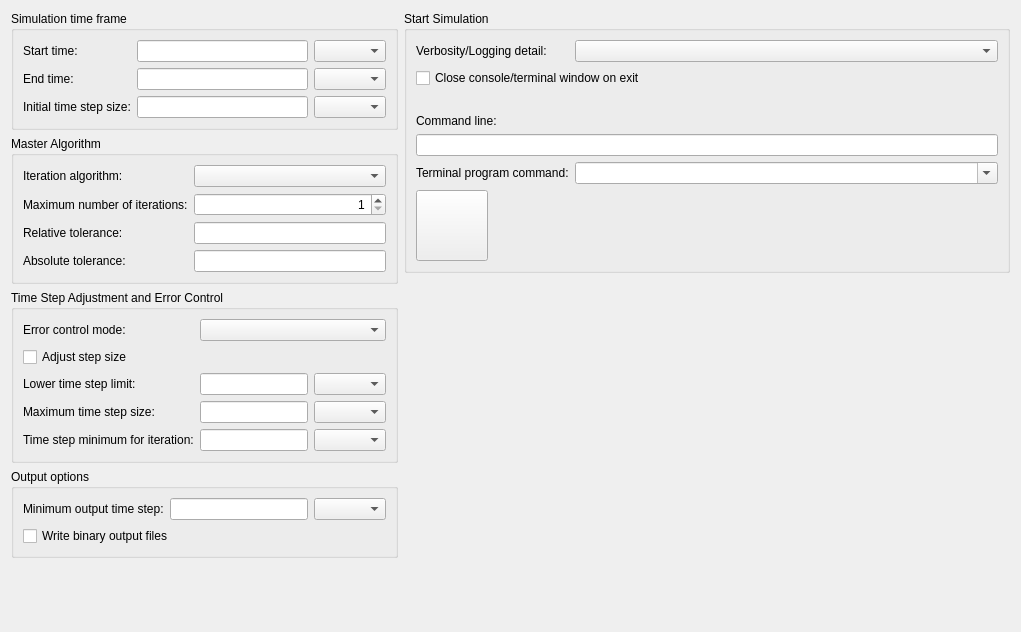
<?xml version="1.0" encoding="UTF-8"?>
<ui version="4.0">
 <class>MSIMViewSimulation</class>
 <widget class="QWidget" name="MSIMViewSimulation">
  <property name="geometry">
   <rect>
    <x>0</x>
    <y>0</y>
    <width>1021</width>
    <height>632</height>
   </rect>
  </property>
  <property name="windowTitle">
   <string>Form</string>
  </property>
  <layout class="QGridLayout" name="gridLayout_6" columnstretch="0,1">
   <item row="0" column="0" rowspan="2">
    <layout class="QVBoxLayout" name="verticalLayout">
     <item>
      <widget class="QGroupBox" name="groupBox">
       <property name="title">
        <string>Simulation time frame</string>
       </property>
       <layout class="QGridLayout" name="gridLayout_2">
        <item row="0" column="2">
         <widget class="QComboBox" name="comboBoxStartTimeUnit"/>
        </item>
        <item row="1" column="2">
         <widget class="QComboBox" name="comboBoxEndTimeUnit"/>
        </item>
        <item row="1" column="1">
         <widget class="QLineEdit" name="lineEditEndTime"/>
        </item>
        <item row="1" column="0">
         <widget class="QLabel" name="label_2">
          <property name="text">
           <string>End time:</string>
          </property>
         </widget>
        </item>
        <item row="0" column="1">
         <widget class="QLineEdit" name="lineEditStartTime"/>
        </item>
        <item row="0" column="0">
         <widget class="QLabel" name="label">
          <property name="text">
           <string>Start time:</string>
          </property>
         </widget>
        </item>
        <item row="2" column="0">
         <widget class="QLabel" name="label_15">
          <property name="text">
           <string>Initial time step size:</string>
          </property>
         </widget>
        </item>
        <item row="2" column="1">
         <widget class="QLineEdit" name="lineEditDtStart"/>
        </item>
        <item row="2" column="2">
         <widget class="QComboBox" name="comboBoxDtStartUnit"/>
        </item>
       </layout>
      </widget>
     </item>
     <item>
      <widget class="QGroupBox" name="groupBox_2">
       <property name="title">
        <string>Master Algorithm</string>
       </property>
       <layout class="QGridLayout" name="gridLayout_4">
        <item row="0" column="0">
         <widget class="QLabel" name="label_4">
          <property name="text">
           <string>Iteration algorithm:</string>
          </property>
         </widget>
        </item>
        <item row="0" column="1">
         <widget class="QComboBox" name="comboBoxMasterAlgorithm"/>
        </item>
        <item row="1" column="0">
         <widget class="QLabel" name="label_5">
          <property name="toolTip">
           <string>A value of 1 disables iteration</string>
          </property>
          <property name="text">
           <string>Maximum number of iterations:</string>
          </property>
         </widget>
        </item>
        <item row="1" column="1">
         <widget class="QSpinBox" name="spinBoxMaxIteration">
          <property name="alignment">
           <set>Qt::AlignRight|Qt::AlignTrailing|Qt::AlignVCenter</set>
          </property>
          <property name="minimum">
           <number>1</number>
          </property>
          <property name="maximum">
           <number>100</number>
          </property>
         </widget>
        </item>
        <item row="2" column="0">
         <widget class="QLabel" name="label_6">
          <property name="text">
           <string>Relative tolerance:</string>
          </property>
         </widget>
        </item>
        <item row="2" column="1">
         <widget class="QLineEdit" name="lineEditRelTol"/>
        </item>
        <item row="3" column="0">
         <widget class="QLabel" name="label_7">
          <property name="text">
           <string>Absolute tolerance:</string>
          </property>
         </widget>
        </item>
        <item row="3" column="1">
         <widget class="QLineEdit" name="lineEditAbsTol"/>
        </item>
       </layout>
      </widget>
     </item>
     <item>
      <widget class="QGroupBox" name="groupBox_4">
       <property name="title">
        <string>Time Step Adjustment and Error Control</string>
       </property>
       <layout class="QGridLayout" name="gridLayout_5">
        <item row="2" column="0">
         <widget class="QLabel" name="label_12">
          <property name="text">
           <string>Lower time step limit:</string>
          </property>
         </widget>
        </item>
        <item row="1" column="0" colspan="3">
         <widget class="QCheckBox" name="checkBoxAdjustStepSize">
          <property name="toolTip">
           <string>Can be checked when error-based time step adjustment is off and iteration algorithm is enabled.</string>
          </property>
          <property name="text">
           <string>Adjust step size</string>
          </property>
         </widget>
        </item>
        <item row="2" column="2">
         <widget class="QComboBox" name="comboBoxMinDtUnit"/>
        </item>
        <item row="3" column="0">
         <widget class="QLabel" name="label_13">
          <property name="text">
           <string>Maximum time step size:</string>
          </property>
         </widget>
        </item>
        <item row="2" column="1">
         <widget class="QLineEdit" name="lineEditDtMin">
          <property name="toolTip">
           <string>If time step is reduced below this limit, simulation is stopped.</string>
          </property>
         </widget>
        </item>
        <item row="0" column="0">
         <widget class="QLabel" name="label_11">
          <property name="text">
           <string>Error control mode:</string>
          </property>
         </widget>
        </item>
        <item row="0" column="1" colspan="2">
         <widget class="QComboBox" name="comboBoxErrorControl"/>
        </item>
        <item row="3" column="1">
         <widget class="QLineEdit" name="lineEditDtMax"/>
        </item>
        <item row="4" column="0">
         <widget class="QLabel" name="label_14">
          <property name="text">
           <string>Time step minimum for iteration:</string>
          </property>
         </widget>
        </item>
        <item row="4" column="1">
         <widget class="QLineEdit" name="lineEditDtIterLimit"/>
        </item>
        <item row="3" column="2">
         <widget class="QComboBox" name="comboBoxMaxDtUnit"/>
        </item>
        <item row="4" column="2">
         <widget class="QComboBox" name="comboBoxDtIterLimitUnit"/>
        </item>
       </layout>
      </widget>
     </item>
     <item>
      <widget class="QGroupBox" name="groupBox_3">
       <property name="title">
        <string>Output options</string>
       </property>
       <layout class="QGridLayout" name="gridLayout_3">
        <item row="0" column="0">
         <widget class="QLabel" name="label_8">
          <property name="text">
           <string>Minimum output time step:</string>
          </property>
         </widget>
        </item>
        <item row="0" column="2">
         <widget class="QComboBox" name="comboBoxDtOutputUnit"/>
        </item>
        <item row="0" column="1">
         <widget class="QLineEdit" name="lineEditDtOutput"/>
        </item>
        <item row="1" column="0" colspan="3">
         <widget class="QCheckBox" name="checkBoxBinaryOutputFiles">
          <property name="text">
           <string>Write binary output files</string>
          </property>
         </widget>
        </item>
       </layout>
      </widget>
     </item>
     <item>
      <spacer name="verticalSpacer_2">
       <property name="orientation">
        <enum>Qt::Vertical</enum>
       </property>
       <property name="sizeHint" stdset="0">
        <size>
         <width>20</width>
         <height>40</height>
        </size>
       </property>
      </spacer>
     </item>
    </layout>
   </item>
   <item row="0" column="1">
    <widget class="QGroupBox" name="groupBox_5">
     <property name="title">
      <string>Start Simulation</string>
     </property>
     <layout class="QGridLayout" name="gridLayout">
      <item row="3" column="0" colspan="3">
       <widget class="QLabel" name="label_3">
        <property name="text">
         <string>Command line:</string>
        </property>
       </widget>
      </item>
      <item row="4" column="0" colspan="3">
       <widget class="QLineEdit" name="lineEditCommandLine"/>
      </item>
      <item row="5" column="0">
       <widget class="QLabel" name="labelTerminalCommand">
        <property name="sizePolicy">
         <sizepolicy hsizetype="Maximum" vsizetype="Preferred">
          <horstretch>0</horstretch>
          <verstretch>0</verstretch>
         </sizepolicy>
        </property>
        <property name="text">
         <string>Terminal program command:</string>
        </property>
       </widget>
      </item>
      <item row="6" column="0" colspan="3">
       <layout class="QHBoxLayout" name="horizontalLayout">
        <item>
         <widget class="QToolButton" name="toolButtonStartInTerminal">
          <property name="toolTip">
           <string>Starts the simulation.</string>
          </property>
          <property name="icon">
           <iconset resource="../resources/MasterSimulator.qrc">
            <normaloff>:/gfx/actions/64x64/simStart.png</normaloff>:/gfx/actions/64x64/simStart.png</iconset>
          </property>
          <property name="iconSize">
           <size>
            <width>64</width>
            <height>64</height>
           </size>
          </property>
         </widget>
        </item>
        <item>
         <spacer name="horizontalSpacer">
          <property name="orientation">
           <enum>Qt::Horizontal</enum>
          </property>
          <property name="sizeHint" stdset="0">
           <size>
            <width>472</width>
            <height>20</height>
           </size>
          </property>
         </spacer>
        </item>
       </layout>
      </item>
      <item row="2" column="0">
       <spacer name="verticalSpacer_3">
        <property name="orientation">
         <enum>Qt::Vertical</enum>
        </property>
        <property name="sizeType">
         <enum>QSizePolicy::Fixed</enum>
        </property>
        <property name="sizeHint" stdset="0">
         <size>
          <width>20</width>
          <height>20</height>
         </size>
        </property>
       </spacer>
      </item>
      <item row="0" column="1" colspan="2">
       <widget class="QComboBox" name="comboBoxVerbosityLevel"/>
      </item>
      <item row="0" column="0">
       <widget class="QLabel" name="label_9">
        <property name="text">
         <string>Verbosity/Logging detail:</string>
        </property>
       </widget>
      </item>
      <item row="1" column="0" colspan="2">
       <widget class="QCheckBox" name="checkBoxCloseOnExit">
        <property name="text">
         <string>Close console/terminal window on exit</string>
        </property>
       </widget>
      </item>
      <item row="5" column="1" colspan="2">
       <widget class="QComboBox" name="comboBoxTerminalCommand">
        <property name="sizePolicy">
         <sizepolicy hsizetype="Expanding" vsizetype="Fixed">
          <horstretch>0</horstretch>
          <verstretch>0</verstretch>
         </sizepolicy>
        </property>
        <property name="editable">
         <bool>true</bool>
        </property>
       </widget>
      </item>
     </layout>
    </widget>
   </item>
   <item row="1" column="1">
    <spacer name="verticalSpacer">
     <property name="orientation">
      <enum>Qt::Vertical</enum>
     </property>
     <property name="sizeHint" stdset="0">
      <size>
       <width>20</width>
       <height>392</height>
      </size>
     </property>
    </spacer>
   </item>
  </layout>
 </widget>
 <resources>
  <include location="../resources/MasterSimulator.qrc"/>
 </resources>
 <connections/>
</ui>
